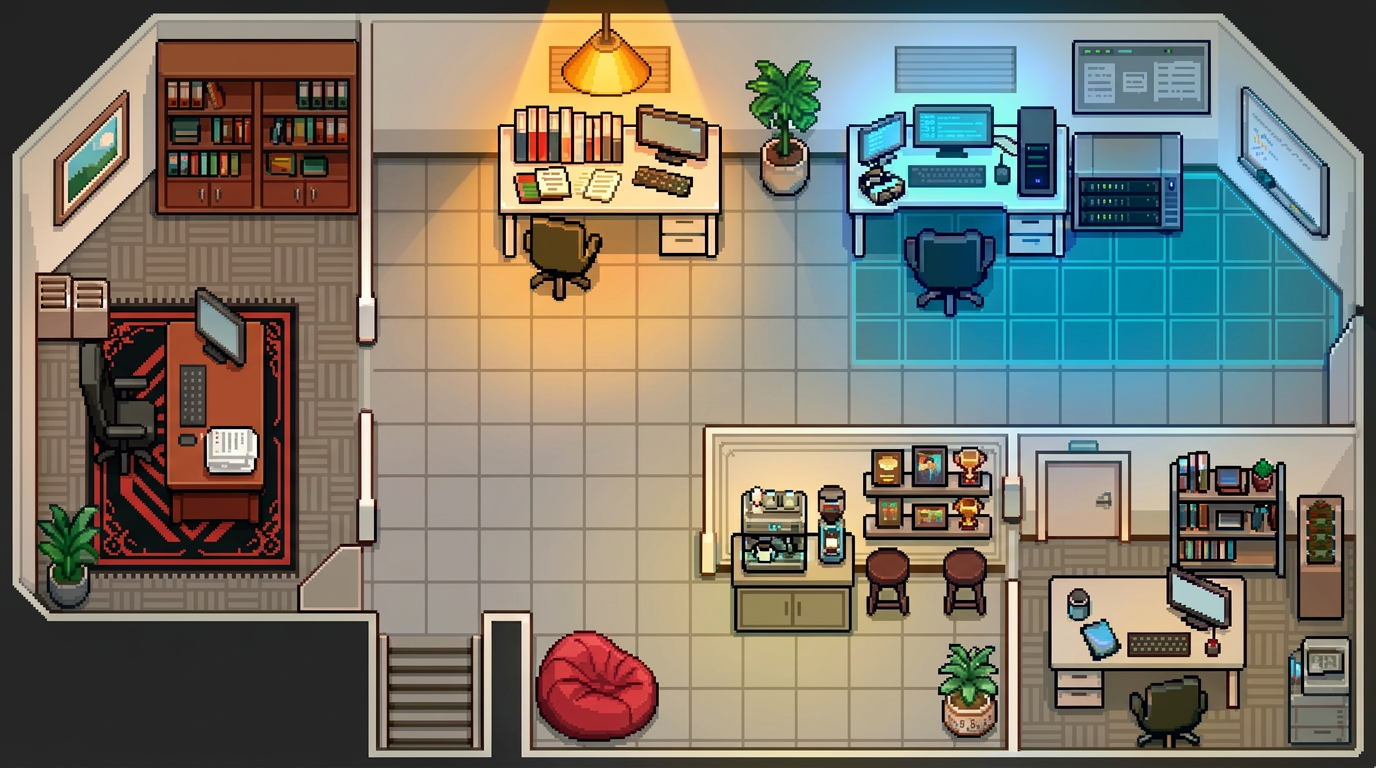

Rendered tile map (Tiled .tmx) drawn with the repository's tilesets; below, a short description and the map source with its tile grids summarised:
An orthogonal 86x48 tile map with 16x16 px tiles, 2 tile layers (background, decor_above) and 42 objects (vr_server_rack, coffee_table, bookshelf, desk_retro, desk_pc_right, ...).

<map version="1.10" tiledversion="1.12.2" orientation="orthogonal" renderorder="right-down" width="86" height="48" tilewidth="16" tileheight="16" infinite="0" nextlayerid="10" nextobjectid="70">
 <tileset firstgid="1" source="bureau_tilesets.tsx" />
 <layer id="1" name="background" width="86" height="48">
  <data>[4128 cells, 4128 non-empty, 4128 distinct tile ids]</data>
 </layer>
 <layer id="2" name="decor_above" width="86" height="48">
  <data>[4128 cells, 0 non-empty, 0 distinct tile ids]</data>
 </layer>
 <objectgroup id="3" name="collision">
  <object id="20" name="vr_server_rack" x="1074.9" y="144" width="109.096" height="80" />
  <object id="22" name="coffee_table" x="1072" y="592" width="160" height="64" />
  <object id="41" name="bookshelf" x="159.26" y="37.9503" width="199.459" height="175.26" />
  <object id="42" name="desk_retro" x="503.288" y="124.954" width="211.929" height="113.31" />
  <object id="43" name="desk_pc_right" x="832" y="88" width="240" height="160" />
  <object id="44" name="server_rack" x="1076.78" y="145.907" width="107.616" height="82.2781" />
  <object id="45" name="desk_director" x="165.978" y="302.548" width="99.0182" height="219.387" />
  <object id="46" name="coffee_bar" x="729.167" y="536.455" width="128" height="96" />
  <object id="47" name="trophy_shelf" x="865.594" y="454.69" width="126.235" height="80" />
  <object id="48" name="shelf_bottom_right" x="1176.03" y="461.808" width="104.712" height="113.424" />
  <object id="49" name="desk_bottom_right" x="1047.69" y="580.925" width="192.57" height="123.502" />
  <object id="50" name="plant_top_center" x="759.573" y="137.48" width="48" height="64" />
  <object id="51" name="plant_bottom_right" x="946.164" y="673.907" width="48" height="64" />
  <object id="52" name="plant_left_mid" x="39.9718" y="548.527" width="64" height="64" />
  <object id="53" name="wall" x="2.61921" y="622.061" width="373.237" height="144.056" />
  <object id="57" name="wall1" x="485.081" y="614.079" width="41.9754" height="150.546" rotation="0.427144" />
  <object id="59" name="wall3" x="354.902" y="19.644" width="23.5729" height="298.59" />
  <object id="60" name="wall4" x="358.831" y="420.383" width="18.3344" height="123.103" />
  <object id="61" name="wall5" x="3.92881" y="2.61921" width="17.0248" height="622.061" />
  <object id="62" name="wall6" x="6.54802" y="5.23841" width="1361.99" height="153.224" />
  <object id="63" name="wall7" x="373.237" y="750.403" width="1005.78" height="15.7152" />
  <object id="64" name="wall8" x="700.638" y="432.169" width="665.278" height="111.316" />
  <object id="65" name="wall9" x="1004.47" y="588.012" width="17.0248" height="166.32" />
  <object id="66" name="wall10" x="1351.51" y="11.7864" width="26.1921" height="754.331" />
  <object id="68" name="wall2" x="-55.4514" y="186.548" width="199.435" height="136.199" rotation="314.537" />
  <object id="69" name="wall11" x="1289.72" y="84.6178" width="167.629" height="112.626" rotation="43.9892" />
 </objectgroup>
 <objectgroup id="4" name="triggers">
  <object id="1" name="coffee_zone" x="741.25" y="485.083" width="104.833" height="88.9167">
   <properties>
    <property name="action" value="coffee" />
    <property name="once" type="bool" value="false" />
    <property name="text" value="Ошибка 404: Молочная пенка не найдена" />
   </properties>
  </object>
  <object id="2" name="awards_zone" x="871.833" y="445.583" width="114.25" height="86.6667">
   <properties>
    <property name="action" value="show_achievements" />
    <property name="once" type="bool" value="false" />
    <property name="text" value="Здесь покоятся те, кто не успел скрыться" />
   </properties>
  </object>
  <object id="4" name="beanbag_rest" x="570.891" y="617.32" width="123" height="78" rotation="33.9151">
   <properties>
    <property name="action" value="rest" />
    <property name="once" type="bool" value="false" />
    <property name="text" value="Место для самых сладких снов" />
   </properties>
  </object>
  <object id="14" name="bureaucracy_pile" x="164.5" y="78.5" width="185" height="135.5">
   <properties>
    <property name="action" value="inspect" />
    <property name="once" type="bool" value="true" />
    <property name="text" value="Бюрократия..." />
   </properties>
  </object>
  <object id="15" name="painting" x="63.0909" y="162">
   <properties>
    <property name="action" value="inspect" />
    <property name="once" type="bool" value="true" />
    <property name="text" value="Дорогая, наверное..." />
   </properties>
   <polygon points="0,0 58.1818,-58.1818 58.1818,-5.45455 0.545455,53.4545" />
  </object>
  <object id="19" name="expired_kit" x="208.333" y="429" width="47.6667" height="43">
   <properties>
    <property name="action" value="inspect" />
    <property name="once" type="bool" value="true" />
    <property name="text" value="Это лучше не трогать" />
   </properties>
  </object>
  <object id="27" name="plant_flavor" x="944.118" y="699.432" width="54" height="40">
   <properties>
    <property name="action" value="inspect" />
    <property name="once" type="bool" value="true" />
    <property name="text" value="Кажется, этот цветок неоднократно поливали кофе..." />
   </properties>
  </object>
 </objectgroup>
 <objectgroup id="5" name="interactables">
  <object id="6" name="agent_pc" x="914.667" y="107.667" width="141.333" height="74.6667">
   <properties>
    <property name="action" value="pc_work" />
    <property name="prompt" value="E: проверить задания" />
    <property name="text" value="Очередь пациентов. Открыть досье?" />
   </properties>
  </object>
  <object id="18" name="vr_helmet" x="858.333" y="165.333" width="45.6667" height="38.6667">
   <properties>
    <property name="action" value="vr_start" />
    <property name="prompt" value="E: надеть шлем" />
    <property name="text" value="Надеть шлем?" />
   </properties>
  </object>
 </objectgroup>
 <objectgroup id="6" name="doors">
  <object id="10" name="door_voss" x="1044.67" y="459.333" width="76" height="78.6667">
   <properties>
    <property name="action" value="enter_voss_office" />
    <property name="locked" type="bool" value="false" />
    <property name="prompt" value="E: заглянуть к Dr. Emil Voss" />
    <property name="target_map" value="voss_office" />
    <property name="target_spawn" value="from_bureau" />
   </properties>
  </object>
  <object id="17" name="door_exit" x="380.364" y="634.545" width="99.6364" height="114.455">
   <properties>
    <property name="action" value="exit_bureau" />
    <property name="locked" type="bool" value="true" />
    <property name="locked_text" value="Смена ещё не закончена" />
    <property name="prompt" value="E: выйти из Бюро Сновидений" />
    <property name="target_map" value="street" />
    <property name="target_spawn" value="from_bureau" />
   </properties>
  </object>
 </objectgroup>
 <objectgroup id="7" name="spawns">
  <object id="30" name="player_spawn_default" x="432" y="688" width="16" height="16" />
  <object id="32" name="from_nightmare" x="880" y="208" width="16" height="16" />
  <object id="33" name="npc_voss" x="885.33" y="684" width="16" height="16" />
  <object id="34" name="npc_kira" x="445" y="227" width="16" height="16" />
  <object id="40" name="npc_hayes" x="148" y="258.667" width="16" height="16" />
 </objectgroup>
</map>
